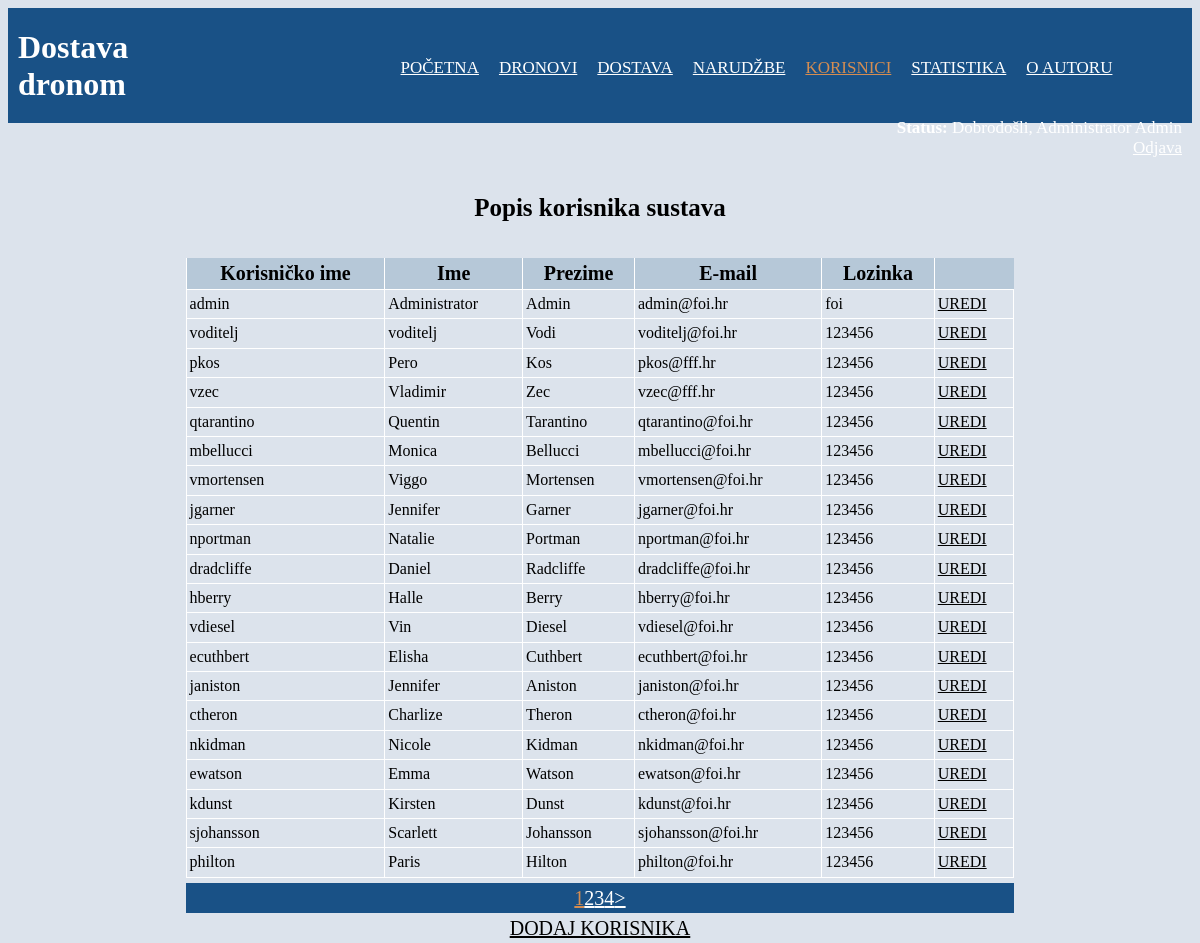
Screenshot of /korisnici.php (signed in) with the database file from the repository.
### tables this page shows
CREATE TABLE `korisnik` (
  `korisnik_id` int(11) NOT NULL,
  `tip_korisnika_id` int(11) NOT NULL,
  `vrsta_drona_id` int(11) DEFAULT NULL,
  `korime` varchar(50) NOT NULL,
  `email` varchar(50) NOT NULL,
  `lozinka` varchar(100) NOT NULL,
  `ime` varchar(50) NOT NULL,
  `prezime` varchar(50) NOT NULL
);

### baza.php (called while the page is built, shortened)
<?php
	function izvrsiUpit($veza,$upit){
		$rezultat=mysqli_query($veza,$upit);
		return $rezultat;
	}
?>

### korisnici.php (the view, shortened to what this page needs)
<?php
	include("zaglavlje.php");
	$bp=spojiSeNaBazu();
?>
<?php
$sql="SELECT COUNT(*) FROM korisnik";
	$rs=izvrsiUpit($bp,$sql);
	$red=mysqli_fetch_array($rs);
	$broj_redaka=$red[0];
	$broj_stranica=ceil($broj_redaka/$vel_str);
    $sql="SELECT * FROM korisnik ORDER BY korisnik_id LIMIT ".$vel_str;
	if(isset($_GET['stranica'])){
		$sql=$sql." OFFSET ".(($_GET['stranica']-1)*$vel_str);
		$aktivna=$_GET['stranica'];
	}
	else $aktivna = 1;
    $rs=izvrsiUpit($bp,$sql);
    echo "<div id='kordiv'>";
	echo "<table id='tkorisnici'>";
	echo "<caption>Popis korisnika sustava</caption>";
	echo "<thead><tr>
		<th>Korisničko ime</th>
		<th>Ime</th>
		<th>Prezime</th>
		<th>E-mail</th>
		<th>Lozinka</th>
		<th></th>";
	echo "</tr></thead>";
    echo "<tbody>";
	while(list($id,$tip_id,$vrsta_drona,$korime,$email,$lozinka,$ime,$prezime)=mysqli_fetch_array($rs)){
		echo "<tr>
			<td>$korime</td>
			<td>$ime</td>";
		echo "<td>$prezime</td>
			<td>$email</td>
			<td>$lozinka</td>";
			if($aktivni_korisnik_tip==0)echo "<td><a class='mail' href='korisnik.php?korisnik=$id'>UREDI</a></td>";
			else if(isset($_SESSION["aktivni_korisnik_id"]) && $_SESSION["aktivni_korisnik_id"]==$id) echo '<td><a href="korisnik.php?korisnik='.$_SESSION["aktivni_korisnik_id"].'">UREDI</a></td>';
			else echo "<td></td>";
		echo "</tr>";
	}
	echo "</tbody>";
	echo "</table>";
    echo "</div>";
    echo '<div id="paginacija">';
	for($i=1;$i<=$broj_stranica;$i++){
		echo "<a ";
		if($aktivna==$i)echo " id='aktivna'";
		echo "' href='korisnici.php?stranica=".$i."'>$i</a>";
	}
	if($aktivna<$broj_stranica){
		$sljedeca=$aktivna+1;
		echo "<a href='korisnici.php?stranica=".$sljedeca."'>&gt;</a>";
	}
	echo "<br/>";
	if($aktivni_korisnik_tip==0) echo '<a class="mail" href="korisnik.php">DODAJ KORISNIKA</a>';
	echo '</div>';
?>
</body>
</html>

### index.css (style rules this page uses)
a { color:white; }
body { background-color: rgb(220, 227, 236); }
th { background-color: rgb(182, 200, 216); font-size: 20px; border-bottom:1pt solid white; border-left: 1pt solid white; padding:4px; }
table { border-collapse: collapse; }
td { border-bottom: 1pt solid white; border-left: 1pt solid white; border-right: 1pt solid white; padding:3px; line-height: 1.4; border-top:1pt solid white; }
.mail { color:black; }
#aktivna { color:rgb(212, 141, 82); }
#kordiv { width: 70%; margin-top:25px; margin-left:15%; }
#tkorisnici { width:100%; }
caption { font-weight: bold; font-size:25px; line-height: 4; }
#paginacija { background-color: rgb(25, 81, 134); width: 70%; height:30px; margin-left:15%; margin-top:5px; text-align: center; font-size:20px; line-height: 1.5; }

### rows the page displays
korisnik: korime "admin", ime "Administrator", prezime "Admin", email "admin@foi.hr", lozinka "foi"
korisnik: korime "voditelj", ime "voditelj", prezime "Vodi", email "voditelj@foi.hr", lozinka "123456"
korisnik: korime "pkos", ime "Pero", prezime "Kos", email "pkos@fff.hr", lozinka "123456"
korisnik: korime "vzec", ime "Vladimir", prezime "Zec", email "vzec@fff.hr", lozinka "123456"
korisnik: korime "qtarantino", ime "Quentin", prezime "Tarantino", email "qtarantino@foi.hr", lozinka "123456"
korisnik: korime "mbellucci", ime "Monica", prezime "Bellucci", email "mbellucci@foi.hr", lozinka "123456"
korisnik: korime "vmortensen", ime "Viggo", prezime "Mortensen", email "vmortensen@foi.hr", lozinka "123456"
korisnik: korime "jgarner", ime "Jennifer", prezime "Garner", email "jgarner@foi.hr", lozinka "123456"
korisnik: korime "nportman", ime "Natalie", prezime "Portman", email "nportman@foi.hr", lozinka "123456"
korisnik: korime "dradcliffe", ime "Daniel", prezime "Radcliffe", email "dradcliffe@foi.hr", lozinka "123456"
korisnik: korime "hberry", ime "Halle", prezime "Berry", email "hberry@foi.hr", lozinka "123456"
korisnik: korime "vdiesel", ime "Vin", prezime "Diesel", email "vdiesel@foi.hr", lozinka "123456"
korisnik: korime "ecuthbert", ime "Elisha", prezime "Cuthbert", email "ecuthbert@foi.hr", lozinka "123456"
korisnik: korime "janiston", ime "Jennifer", prezime "Aniston", email "janiston@foi.hr", lozinka "123456"
korisnik: korime "ctheron", ime "Charlize", prezime "Theron", email "ctheron@foi.hr", lozinka "123456"
korisnik: korime "nkidman", ime "Nicole", prezime "Kidman", email "nkidman@foi.hr", lozinka "123456"
korisnik: korime "ewatson", ime "Emma", prezime "Watson", email "ewatson@foi.hr", lozinka "123456"
korisnik: korime "kdunst", ime "Kirsten", prezime "Dunst", email "kdunst@foi.hr", lozinka "123456"
korisnik: korime "sjohansson", ime "Scarlett", prezime "Johansson", email "sjohansson@foi.hr", lozinka "123456"
korisnik: korime "philton", ime "Paris", prezime "Hilton", email "philton@foi.hr", lozinka "123456"

### other values shown
$aktivni_korisnik_ime "Administrator Admin"
